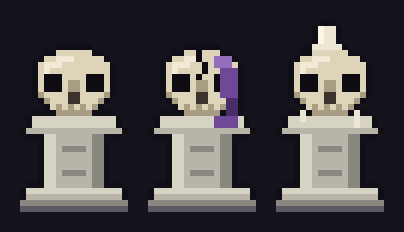

Write Python code to recreate this figure.
"""Section 3, l'OSSUAIRE : SOCLE AU CRÂNE ÉNORME (Thomas, 2026-11-19, 21 h 51 : « le squelette déco debout est
déstabilisant ; fais plutôt un socle avec un crâne énorme dessus, et des variantes »). Remplace le squelette assis.

Trois variantes : crâne nu, crâne fendu drapé d'un voile violet, crâne à la bougie (cire coulée, éteinte : la lune seule
éclaire). Un socle de craie à moulure, 18 × 32 pixels (une case, le crâne déborde sur la case du dessus).

  python3 art/ossuaire_socles_v1.py   → art/ossuaire_socles_v1.png (planche)
"""
import importlib.util
import os
import sys

from PIL import Image

HERE = os.path.dirname(os.path.abspath(__file__))
sys.path.insert(0, HERE)


def load(name):
    spec = importlib.util.spec_from_file_location(name, os.path.join(HERE, name + ".py"))
    m = importlib.util.module_from_spec(spec)
    spec.loader.exec_module(m)
    return m


ob1 = load("ossuaire_objets_v1")
Sprite = ob1.Sprite

# Le gros crâne, vu de face (12 × 11) : # os, h reflet, d ombre, o orbite, n nez, t dents.
BIG = [
    "...######...",
    ".##hhh#####.",
    "#hhh########",
    "#h##########",
    "#ooo####ooo#",
    "#ooo#dd#ooo#",
    "#ooo#dd#ooo#",
    "d####nn####d",
    ".d###nn###d.",
    "..tdtdtdtd..",
    "...dddddd...",
]
PAL = {"#": "b", "h": (240, 234, 214), "d": "bD", "o": "k", "n": "bS", "t": "b"}


def plinth(variant):
    s = Sprite(18, 32)
    o = 4  # place au-dessus du crâne (la bougie)
    r = lambda x, y, w, h, c: s.r(x, y + o, w, h, c)  # noqa: E731
    pt = lambda x, y, c: s.p(x, y + o, c)  # noqa: E731
    # socle : chapiteau, fût, base
    r(2, 12, 14, 2, "sL");r(1, 14, 16, 1, "s")
    r(4, 15, 10, 9, "s");r(4, 15, 2, 9, "sL");r(12, 15, 2, 9, "sD")
    r(7, 17, 4, 1, "sD");r(7, 21, 4, 1, "sD")
    r(1, 24, 16, 2, "s");r(1, 24, 16, 1, "sL");r(0, 26, 18, 2, "sD");r(0, 27, 18, 1, "sDD")
    # le crâne
    s.rows(3, 1 + o, BIG, {k: v for k, v in PAL.items()})
    if variant == "fendu":
        for (x, y) in ((8, 1), (8, 2), (9, 3), (9, 4), (8, 5)):
            pt(x, y, "k")
        # voile violet drapé sur le côté droit
        r(11, 2, 3, 2, "vL");r(12, 4, 3, 5, "v");r(13, 9, 2, 5, "vD");r(11, 12, 4, 2, "v")
    elif variant == "bougie":
        r(7, -3, 3, 4, (236, 230, 210));r(7, -3, 1, 4, (250, 246, 232));r(8, -4, 1, 1, "k")
        r(6, 0, 5, 1, (236, 230, 210))
        r(4, 11, 1, 2, (236, 230, 210));r(13, 11, 1, 3, (236, 230, 210))  # cire coulée
    return s.done()


SPRITES = {"socleCrane": plinth("nu"), "socleCraneFendu": plinth("fendu"), "socleCraneBougie": plinth("bougie")}


def main():
    S = 6
    ims = [Image.fromarray(sp.a, "RGBA").resize((18 * S, 32 * S), Image.NEAREST) for sp in SPRITES.values()]
    sheet = Image.new("RGB", (sum(i.width + 20 for i in ims) + 20, 32 * S + 40), (20, 18, 26))
    x = 20
    for im in ims:
        sheet.paste(im, (x, 20), im)
        x += im.width + 20
    sheet.save(os.path.join(HERE, "ossuaire_socles_v1.png"))


if __name__ == "__main__":
    main()
